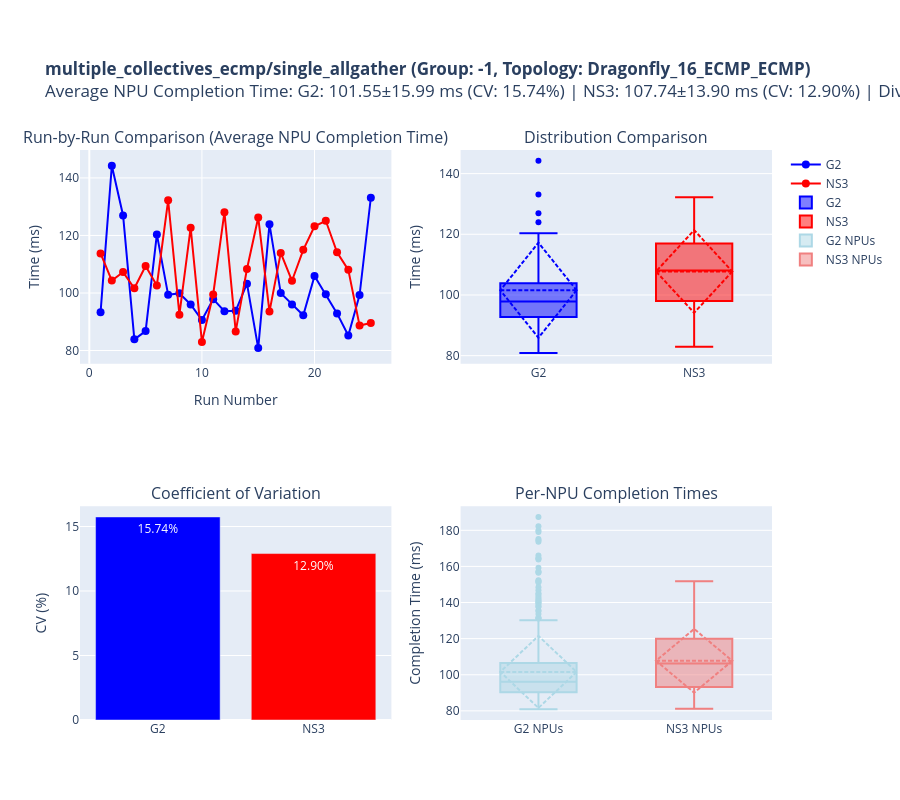
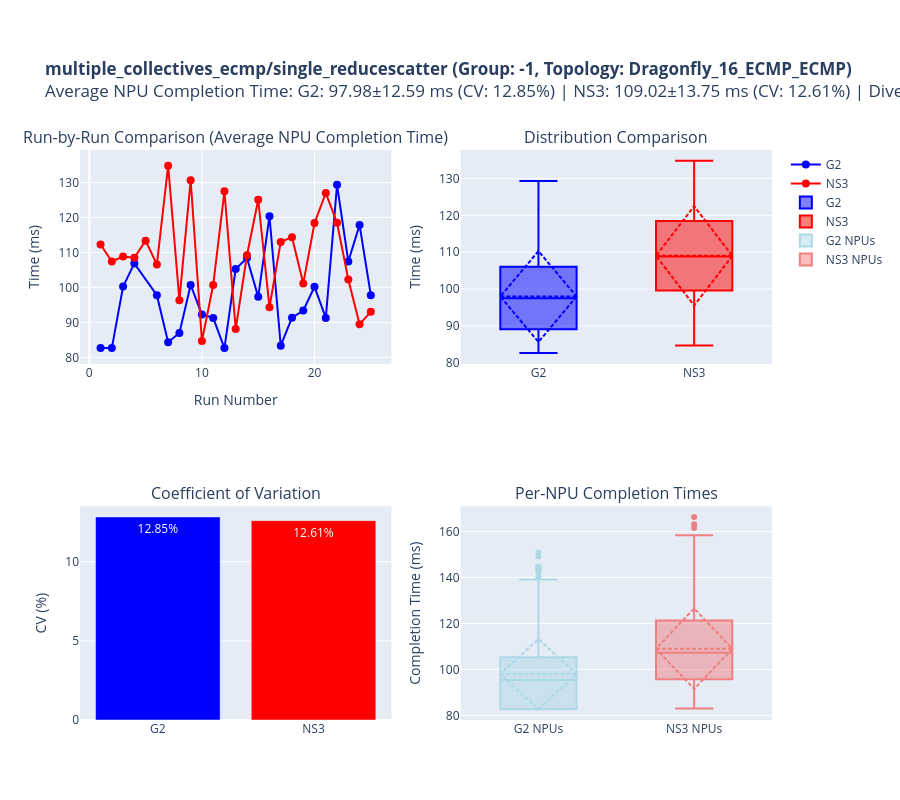
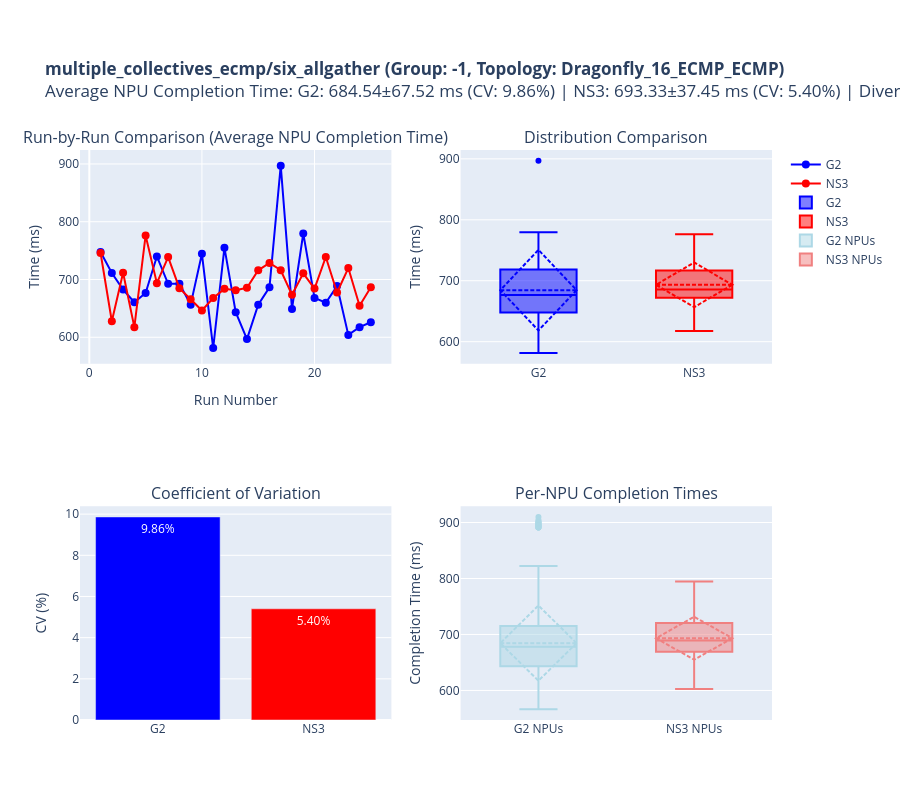
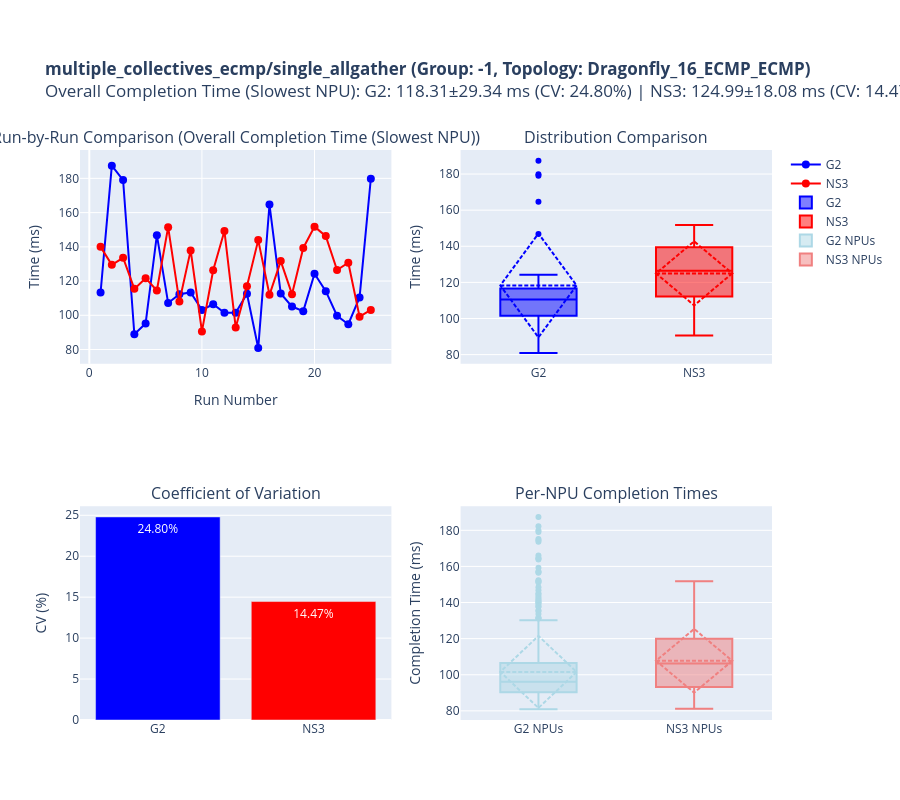

Write notebook code for charts like these, in order.
### Code cell
# --- Analysis and Plotting ---
if comparison_results:
    comp_df = pd.DataFrame(comparison_results)

    # Map for collective communication types
    comm_type_map = {
        "all_reduce": "ALL_REDUCE", "reduce": "REDUCE", "all_gather": "ALL_GATHER", "gather": "GATHER",
        "scatter": "SCATTER", "broadcast": "BROADCAST", "all_to_all": "ALL_TO_ALL", "reduce_scatter": "REDUCE_SCATTER",
        "reduce_scatter_block": "REDUCE_SCATTER_BLOCK", "barrier": "BARRIER"
    }
    comp_df['comm_type_str'] = comp_df['comm_type'].astype(str).map(comm_type_map).fillna(comp_df['comm_type'])

    print(f"\n{'='*80}")
    print(f"RANDOMNESS ANALYSIS: Effect of Multiple Runs on G2 vs NS3")
    print(f"{'='*80}\n")
    
    # --- Summary Statistics ---
    print(f"Total runs collected: {len(comp_df)}")
    print(f"Unique workloads: {comp_df['workload'].nunique()}")
    print(f"Simulation types: {comp_df['sim_type'].unique()}")
    print(f"Run numbers range: {comp_df['run_number'].min()} to {comp_df['run_number'].max()}")
    
    # Analyze both avg and max times
    metrics_to_analyze = [
        ('avg_time', 'Average NPU Completion Time'),
        ('max_time', 'Overall Completion Time (Slowest NPU)')
    ]
    
    for metric_col, metric_name in metrics_to_analyze:
        print(f"\n{'='*80}")
        print(f"ANALYSIS FOR: {metric_name}")
        print(f"{'='*80}")
        
        # Group by workload, group_id, topology, and sim_type to analyze multiple runs
        grouped_stats = []
        for group_keys, group_df in comp_df.groupby(['workload', 'group_id', 'topology', 'sim_type']):
            wl, gid, topo, sim = group_keys
            times = group_df[metric_col]
            
            grouped_stats.append({
                'Workload': wl,
                'Group ID': gid,
                'Topology': topo,
                'Sim Type': sim,
                'Num Runs': len(group_df),
                'Mean Time (ms)': times.mean() / 1_000_000,
                'Std Dev (ms)': times.std() / 1_000_000,
                'Min Time (ms)': times.min() / 1_000_000,
                'Max Time (ms)': times.max() / 1_000_000,
                'CV (%)': (times.std() / times.mean() * 100) if times.mean() > 0 else 0
            })
        
        stats_df = pd.DataFrame(grouped_stats)
        
        print(f"\n--- Coefficient of Variation (CV) Analysis for {metric_name} ---")
        print("CV shows relative variability: higher CV = more randomness\n")
        
        for sim_type in stats_df['Sim Type'].unique():
            sim_stats = stats_df[stats_df['Sim Type'] == sim_type]
            print(f"{sim_type}:")
            print(f"  Average CV: {sim_stats['CV (%)'].mean():.2f}%")
            print(f"  Max CV: {sim_stats['CV (%)'].max():.2f}%")
            print(f"  Min CV: {sim_stats['CV (%)'].min():.2f}%")
            print()

        # --- Create Randomness Comparison Plots ---
        unique_configs = comp_df.groupby(['workload', 'group_id', 'topology']).size().reset_index()[['workload', 'group_id', 'topology']]
        
        print(f"\n--- Generating Randomness Comparison Plots for {metric_name} ({len(unique_configs)} configurations) ---\n")
        
        for idx, config in unique_configs.head(10).iterrows():  # Plot first 10 configurations
            wl, gid, topo = config['workload'], config['group_id'], config['topology']
            
            config_df = comp_df[
                (comp_df['workload'] == wl) &
                (comp_df['group_id'] == gid) &
                (comp_df['topology'] == topo)
            ]
            
            g2_runs = config_df[config_df['sim_type'] == 'G2'].sort_values('run_number')
            ns3_runs = config_df[config_df['sim_type'] == 'NS3'].sort_values('run_number')
            
            if g2_runs.empty or ns3_runs.empty:
                continue
            
            # Create subplots
            fig = make_subplots(
                rows=2, cols=2,
                subplot_titles=(
                    f'Run-by-Run Comparison ({metric_name})',
                    f'Distribution Comparison',
                    'Coefficient of Variation',
                    'Per-NPU Completion Times'
                ),
                specs=[[{"secondary_y": False}, {"secondary_y": False}],
                       [{"secondary_y": False}, {"secondary_y": False}]]
            )
            
            # 1. Run-by-Run Line Plot
            fig.add_trace(go.Scatter(
                x=g2_runs['run_number'],
                y=g2_runs[metric_col] / 1_000_000,
                mode='lines+markers',
                name='G2',
                line=dict(color='blue', width=2),
                marker=dict(size=8)
            ), row=1, col=1)
            
            fig.add_trace(go.Scatter(
                x=ns3_runs['run_number'],
                y=ns3_runs[metric_col] / 1_000_000,
                mode='lines+markers',
                name='NS3',
                line=dict(color='red', width=2),
                marker=dict(size=8)
            ), row=1, col=1)
            
            # 2. Box Plot for Distribution
            fig.add_trace(go.Box(
                y=g2_runs[metric_col] / 1_000_000,
                name='G2',
                marker_color='blue',
                boxmean='sd'
            ), row=1, col=2)
            
            fig.add_trace(go.Box(
                y=ns3_runs[metric_col] / 1_000_000,
                name='NS3',
                marker_color='red',
                boxmean='sd'
            ), row=1, col=2)
            
            # 3. Coefficient of Variation Bar Chart
            g2_cv = (g2_runs[metric_col].std() / g2_runs[metric_col].mean() * 100) if g2_runs[metric_col].mean() > 0 else 0
            ns3_cv = (ns3_runs[metric_col].std() / ns3_runs[metric_col].mean() * 100) if ns3_runs[metric_col].mean() > 0 else 0
            
            fig.add_trace(go.Bar(
                x=['G2', 'NS3'],
                y=[g2_cv, ns3_cv],
                marker_color=['blue', 'red'],
                text=[f'{g2_cv:.2f}%', f'{ns3_cv:.2f}%'],
                textposition='auto',
                showlegend=False
            ), row=2, col=1)
            
            # 4. Per-NPU Completion Times (read timing files and get last time per NPU for all runs)
            all_g2_npu_completion = []
            all_ns3_npu_completion = []
            
            for _, g2_run in g2_runs.iterrows():
                timing_file = find_timing_file(g2_run['path'], 'G2')
                if timing_file:
                    try:
                        df_timing = pd.read_csv(timing_file)
                        df_timing = df_timing[df_timing['callback_tick'] > 100]
                        # Get last (max) time for each NPU
                        npu_completion = df_timing.groupby('sys_id')['callback_tick'].max().values / 1_000_000
                        all_g2_npu_completion.extend(npu_completion)
                    except:
                        pass
            
            for _, ns3_run in ns3_runs.iterrows():
                timing_file = find_timing_file(ns3_run['path'], 'NS3')
                if timing_file:
                    try:
                        df_timing = pd.read_csv(timing_file)
                        if 'node_name' in df_timing.columns:
                            df_timing = df_timing[df_timing['node_name'] != 'dummy_node']
                        df_timing = df_timing[df_timing['callback_tick'] > 100]
                        # Get last (max) time for each NPU
                        npu_completion = df_timing.groupby('sys_id')['callback_tick'].max().values / 1_000_000
                        all_ns3_npu_completion.extend(npu_completion)
                    except:
                        pass
            
            if all_g2_npu_completion:
                fig.add_trace(go.Box(
                    y=all_g2_npu_completion,
                    name='G2 NPUs',
                    marker_color='lightblue',
                    boxmean='sd'
                ), row=2, col=2)
            
            if all_ns3_npu_completion:
                fig.add_trace(go.Box(
                    y=all_ns3_npu_completion,
                    name='NS3 NPUs',
                    marker_color='lightcoral',
                    boxmean='sd'
                ), row=2, col=2)
            
            # Update axes labels
            fig.update_xaxes(title_text="Run Number", row=1, col=1)
            fig.update_yaxes(title_text="Time (ms)", row=1, col=1)
            fig.update_yaxes(title_text="Time (ms)", row=1, col=2)
            fig.update_yaxes(title_text="CV (%)", row=2, col=1)
            fig.update_yaxes(title_text="Completion Time (ms)", row=2, col=2)
            
            # Add statistics to title
            g2_mean = g2_runs[metric_col].mean() / 1_000_000
            ns3_mean = ns3_runs[metric_col].mean() / 1_000_000
            g2_std = g2_runs[metric_col].std() / 1_000_000
            ns3_std = ns3_runs[metric_col].std() / 1_000_000
            divergence = (ns3_mean - g2_mean) / g2_mean * 100
            
            title_text = (
                f"<b>{wl} (Group: {gid}, Topology: {topo})</b><br>"
                f"{metric_name}: G2: {g2_mean:.2f}±{g2_std:.2f} ms (CV: {g2_cv:.2f}%) | "
                f"NS3: {ns3_mean:.2f}±{ns3_std:.2f} ms (CV: {ns3_cv:.2f}%) | "
                f"Divergence: {divergence:+.1f}%"
            )
            
            fig.update_layout(
                title_text=title_text,
                height=800,
                margin=dict(t=150),
                showlegend=True
            )
            
            fig.show()
    
    print(f"\n{'='*80}")
    print("Analysis complete!")
    print(f"{'='*80}\n")

else:
    print("No comparison results to process.")

### Figure 1 — Plotly figure (JSON) as saved in the notebook; plotly's stock layout.template omitted (floating-point values rounded to 4 significant figures; data arrays with more than 128 entries replaced by an {"elided": "..."} marker saying what was removed)
{"data": [{"line": {"color": "blue", "width": 2}, "marker": {"size": 8}, "mode": "lines+markers", "name": "G2", "type": "scatter", "x": [1, 2, 3, 4, 5, 6, 7, 8, 9, 10, 11, 12, 13, 14, 15, 16, 17, 18, 19, 20, 21, 22, 23, 24, 25], "xaxis": "x", "y": [93.26, 144.3, 126.9, 83.88, 86.75, 120.4, 99.35, 99.92, 96.0, 90.58, 97.87, 93.65, 93.79, 103.2, 80.85, 123.9, 99.96, 96.01, 92.24, 105.9, 99.58, 92.9, 85.23, 99.29, 133.1], "yaxis": "y"}, {"line": {"color": "red", "width": 2}, "marker": {"size": 8}, "mode": "lines+markers", "name": "NS3", "type": "scatter", "x": [1, 2, 3, 4, 5, 6, 7, 8, 9, 10, 11, 12, 13, 14, 15, 16, 17, 18, 19, 20, 21, 22, 23, 24, 25], "xaxis": "x", "y": [113.7, 104.3, 107.3, 101.6, 109.4, 102.6, 132.2, 92.47, 122.7, 82.93, 99.48, 128.1, 86.65, 108.3, 126.3, 93.53, 113.9, 104.2, 115.0, 123.2, 125.1, 114.2, 108.0, 88.66, 89.55], "yaxis": "y"}, {"boxmean": "sd", "marker": {"color": "blue"}, "name": "G2", "type": "box", "xaxis": "x2", "y": [93.26, 144.3, 126.9, 83.88, 86.75, 120.4, 99.35, 99.92, 96.0, 90.58, 97.87, 93.65, 93.79, 103.2, 80.85, 123.9, 99.96, 96.01, 92.24, 105.9, 99.58, 92.9, 85.23, 99.29, 133.1], "yaxis": "y2"}, {"boxmean": "sd", "marker": {"color": "red"}, "name": "NS3", "type": "box", "xaxis": "x2", "y": [113.7, 104.3, 107.3, 101.6, 109.4, 102.6, 132.2, 92.47, 122.7, 82.93, 99.48, 128.1, 86.65, 108.3, 126.3, 93.53, 113.9, 104.2, 115.0, 123.2, 125.1, 114.2, 108.0, 88.66, 89.55], "yaxis": "y2"}, {"marker": {"color": ["blue", "red"]}, "showlegend": false, "text": ["15.74%", "12.90%"], "textposition": "auto", "type": "bar", "x": ["G2", "NS3"], "xaxis": "x3", "y": [15.74, 12.9], "yaxis": "y3"}, {"boxmean": "sd", "marker": {"color": "lightblue"}, "name": "G2 NPUs", "type": "box", "xaxis": "x4", "y": {"elided": "400 float values"}, "yaxis": "y4"}, {"boxmean": "sd", "marker": {"color": "lightcoral"}, "name": "NS3 NPUs", "type": "box", "xaxis": "x4", "y": {"elided": "400 float values"}, "yaxis": "y4"}], "layout": {"annotations": [{"font": {"size": 16}, "showarrow": false, "text": "Run-by-Run Comparison (Average NPU Completion Time)", "x": 0.225, "xanchor": "center", "xref": "paper", "y": 1, "yanchor": "bottom", "yref": "paper"}, {"font": {"size": 16}, "showarrow": false, "text": "Distribution Comparison", "x": 0.775, "xanchor": "center", "xref": "paper", "y": 1, "yanchor": "bottom", "yref": "paper"}, {"font": {"size": 16}, "showarrow": false, "text": "Coefficient of Variation", "x": 0.225, "xanchor": "center", "xref": "paper", "y": 0.375, "yanchor": "bottom", "yref": "paper"}, {"font": {"size": 16}, "showarrow": false, "text": "Per-NPU Completion Times", "x": 0.775, "xanchor": "center", "xref": "paper", "y": 0.375, "yanchor": "bottom", "yref": "paper"}], "height": 800, "margin": {"t": 150}, "showlegend": true, "title": {"text": "<b>multiple_collectives_ecmp/single_allgather (Group: -1, Topology: Dragonfly_16_ECMP_ECMP)</b><br>Average NPU Completion Time: G2: 101.55±15.99 ms (CV: 15.74%) | NS3: 107.74±13.90 ms (CV: 12.90%) | Divergence: +6.1%"}, "xaxis": {"anchor": "y", "domain": [0, 0.45], "title": {"text": "Run Number"}}, "xaxis2": {"anchor": "y2", "domain": [0.55, 1]}, "xaxis3": {"anchor": "y3", "domain": [0, 0.45]}, "xaxis4": {"anchor": "y4", "domain": [0.55, 1]}, "yaxis": {"anchor": "x", "domain": [0.625, 1], "title": {"text": "Time (ms)"}}, "yaxis2": {"anchor": "x2", "domain": [0.625, 1], "title": {"text": "Time (ms)"}}, "yaxis3": {"anchor": "x3", "domain": [0, 0.375], "title": {"text": "CV (%)"}}, "yaxis4": {"anchor": "x4", "domain": [0, 0.375], "title": {"text": "Completion Time (ms)"}}}}

### Figure 2 — Plotly figure (JSON) as saved in the notebook; plotly's stock layout.template omitted (floating-point values rounded to 4 significant figures; data arrays with more than 128 entries replaced by an {"elided": "..."} marker saying what was removed)
{"data": [{"line": {"color": "blue", "width": 2}, "marker": {"size": 8}, "mode": "lines+markers", "name": "G2", "type": "scatter", "x": [1, 2, 3, 4, 6, 7, 8, 9, 10, 11, 12, 13, 14, 15, 16, 17, 18, 19, 20, 21, 22, 23, 24, 25], "xaxis": "x", "y": [82.66, 82.66, 100.3, 106.9, 97.76, 84.32, 86.95, 100.7, 92.23, 91.28, 82.66, 105.3, 108.4, 97.3, 120.4, 83.33, 91.33, 93.4, 100.2, 91.28, 129.3, 107.4, 117.9, 97.75], "yaxis": "y"}, {"line": {"color": "red", "width": 2}, "marker": {"size": 8}, "mode": "lines+markers", "name": "NS3", "type": "scatter", "x": [1, 2, 3, 4, 5, 6, 7, 8, 9, 10, 11, 12, 13, 14, 15, 16, 17, 18, 19, 20, 21, 22, 23, 24, 25], "xaxis": "x", "y": [112.3, 107.4, 108.8, 108.5, 113.4, 106.6, 134.8, 96.35, 130.7, 84.7, 100.7, 127.5, 88.1, 109.2, 125.1, 94.34, 113.0, 114.4, 101.2, 118.4, 127.0, 118.5, 102.3, 89.49, 93.03], "yaxis": "y"}, {"boxmean": "sd", "marker": {"color": "blue"}, "name": "G2", "type": "box", "xaxis": "x2", "y": [82.66, 82.66, 100.3, 106.9, 97.76, 84.32, 86.95, 100.7, 92.23, 91.28, 82.66, 105.3, 108.4, 97.3, 120.4, 83.33, 91.33, 93.4, 100.2, 91.28, 129.3, 107.4, 117.9, 97.75], "yaxis": "y2"}, {"boxmean": "sd", "marker": {"color": "red"}, "name": "NS3", "type": "box", "xaxis": "x2", "y": [112.3, 107.4, 108.8, 108.5, 113.4, 106.6, 134.8, 96.35, 130.7, 84.7, 100.7, 127.5, 88.1, 109.2, 125.1, 94.34, 113.0, 114.4, 101.2, 118.4, 127.0, 118.5, 102.3, 89.49, 93.03], "yaxis": "y2"}, {"marker": {"color": ["blue", "red"]}, "showlegend": false, "text": ["12.85%", "12.61%"], "textposition": "auto", "type": "bar", "x": ["G2", "NS3"], "xaxis": "x3", "y": [12.85, 12.61], "yaxis": "y3"}, {"boxmean": "sd", "marker": {"color": "lightblue"}, "name": "G2 NPUs", "type": "box", "xaxis": "x4", "y": {"elided": "384 float values"}, "yaxis": "y4"}, {"boxmean": "sd", "marker": {"color": "lightcoral"}, "name": "NS3 NPUs", "type": "box", "xaxis": "x4", "y": {"elided": "400 float values"}, "yaxis": "y4"}], "layout": {"annotations": [{"font": {"size": 16}, "showarrow": false, "text": "Run-by-Run Comparison (Average NPU Completion Time)", "x": 0.225, "xanchor": "center", "xref": "paper", "y": 1, "yanchor": "bottom", "yref": "paper"}, {"font": {"size": 16}, "showarrow": false, "text": "Distribution Comparison", "x": 0.775, "xanchor": "center", "xref": "paper", "y": 1, "yanchor": "bottom", "yref": "paper"}, {"font": {"size": 16}, "showarrow": false, "text": "Coefficient of Variation", "x": 0.225, "xanchor": "center", "xref": "paper", "y": 0.375, "yanchor": "bottom", "yref": "paper"}, {"font": {"size": 16}, "showarrow": false, "text": "Per-NPU Completion Times", "x": 0.775, "xanchor": "center", "xref": "paper", "y": 0.375, "yanchor": "bottom", "yref": "paper"}], "height": 800, "margin": {"t": 150}, "showlegend": true, "title": {"text": "<b>multiple_collectives_ecmp/single_reducescatter (Group: -1, Topology: Dragonfly_16_ECMP_ECMP)</b><br>Average NPU Completion Time: G2: 97.98±12.59 ms (CV: 12.85%) | NS3: 109.02±13.75 ms (CV: 12.61%) | Divergence: +11.3%"}, "xaxis": {"anchor": "y", "domain": [0, 0.45], "title": {"text": "Run Number"}}, "xaxis2": {"anchor": "y2", "domain": [0.55, 1]}, "xaxis3": {"anchor": "y3", "domain": [0, 0.45]}, "xaxis4": {"anchor": "y4", "domain": [0.55, 1]}, "yaxis": {"anchor": "x", "domain": [0.625, 1], "title": {"text": "Time (ms)"}}, "yaxis2": {"anchor": "x2", "domain": [0.625, 1], "title": {"text": "Time (ms)"}}, "yaxis3": {"anchor": "x3", "domain": [0, 0.375], "title": {"text": "CV (%)"}}, "yaxis4": {"anchor": "x4", "domain": [0, 0.375], "title": {"text": "Completion Time (ms)"}}}}

### Figure 3 — Plotly figure (JSON) as saved in the notebook; plotly's stock layout.template omitted (floating-point values rounded to 4 significant figures; data arrays with more than 128 entries replaced by an {"elided": "..."} marker saying what was removed)
{"data": [{"line": {"color": "blue", "width": 2}, "marker": {"size": 8}, "mode": "lines+markers", "name": "G2", "type": "scatter", "x": [1, 2, 3, 4, 5, 6, 7, 8, 9, 10, 11, 12, 13, 14, 15, 16, 17, 18, 19, 20, 21, 22, 23, 24, 25], "xaxis": "x", "y": [747.4, 711.3, 682.5, 660.6, 676.6, 739.8, 692.5, 692.6, 656.5, 744.4, 581.3, 755.1, 643.3, 596.9, 656.4, 686.4, 897.0, 649.1, 779.6, 668.2, 659.7, 688.6, 604.0, 617.5, 625.9], "yaxis": "y"}, {"line": {"color": "red", "width": 2}, "marker": {"size": 8}, "mode": "lines+markers", "name": "NS3", "type": "scatter", "x": [1, 2, 3, 4, 5, 6, 7, 8, 9, 10, 11, 12, 13, 14, 15, 16, 17, 18, 19, 20, 21, 22, 23, 24, 25], "xaxis": "x", "y": [745.9, 627.8, 711.5, 617.5, 776.2, 693.7, 738.8, 685.0, 665.7, 646.4, 667.9, 683.8, 681.3, 685.5, 715.9, 728.5, 716.0, 673.5, 710.7, 684.3, 738.9, 677.6, 719.8, 654.7, 686.4], "yaxis": "y"}, {"boxmean": "sd", "marker": {"color": "blue"}, "name": "G2", "type": "box", "xaxis": "x2", "y": [747.4, 711.3, 682.5, 660.6, 676.6, 739.8, 692.5, 692.6, 656.5, 744.4, 581.3, 755.1, 643.3, 596.9, 656.4, 686.4, 897.0, 649.1, 779.6, 668.2, 659.7, 688.6, 604.0, 617.5, 625.9], "yaxis": "y2"}, {"boxmean": "sd", "marker": {"color": "red"}, "name": "NS3", "type": "box", "xaxis": "x2", "y": [745.9, 627.8, 711.5, 617.5, 776.2, 693.7, 738.8, 685.0, 665.7, 646.4, 667.9, 683.8, 681.3, 685.5, 715.9, 728.5, 716.0, 673.5, 710.7, 684.3, 738.9, 677.6, 719.8, 654.7, 686.4], "yaxis": "y2"}, {"marker": {"color": ["blue", "red"]}, "showlegend": false, "text": ["9.86%", "5.40%"], "textposition": "auto", "type": "bar", "x": ["G2", "NS3"], "xaxis": "x3", "y": [9.864, 5.401], "yaxis": "y3"}, {"boxmean": "sd", "marker": {"color": "lightblue"}, "name": "G2 NPUs", "type": "box", "xaxis": "x4", "y": {"elided": "400 float values"}, "yaxis": "y4"}, {"boxmean": "sd", "marker": {"color": "lightcoral"}, "name": "NS3 NPUs", "type": "box", "xaxis": "x4", "y": {"elided": "400 float values"}, "yaxis": "y4"}], "layout": {"annotations": [{"font": {"size": 16}, "showarrow": false, "text": "Run-by-Run Comparison (Average NPU Completion Time)", "x": 0.225, "xanchor": "center", "xref": "paper", "y": 1, "yanchor": "bottom", "yref": "paper"}, {"font": {"size": 16}, "showarrow": false, "text": "Distribution Comparison", "x": 0.775, "xanchor": "center", "xref": "paper", "y": 1, "yanchor": "bottom", "yref": "paper"}, {"font": {"size": 16}, "showarrow": false, "text": "Coefficient of Variation", "x": 0.225, "xanchor": "center", "xref": "paper", "y": 0.375, "yanchor": "bottom", "yref": "paper"}, {"font": {"size": 16}, "showarrow": false, "text": "Per-NPU Completion Times", "x": 0.775, "xanchor": "center", "xref": "paper", "y": 0.375, "yanchor": "bottom", "yref": "paper"}], "height": 800, "margin": {"t": 150}, "showlegend": true, "title": {"text": "<b>multiple_collectives_ecmp/six_allgather (Group: -1, Topology: Dragonfly_16_ECMP_ECMP)</b><br>Average NPU Completion Time: G2: 684.54±67.52 ms (CV: 9.86%) | NS3: 693.33±37.45 ms (CV: 5.40%) | Divergence: +1.3%"}, "xaxis": {"anchor": "y", "domain": [0, 0.45], "title": {"text": "Run Number"}}, "xaxis2": {"anchor": "y2", "domain": [0.55, 1]}, "xaxis3": {"anchor": "y3", "domain": [0, 0.45]}, "xaxis4": {"anchor": "y4", "domain": [0.55, 1]}, "yaxis": {"anchor": "x", "domain": [0.625, 1], "title": {"text": "Time (ms)"}}, "yaxis2": {"anchor": "x2", "domain": [0.625, 1], "title": {"text": "Time (ms)"}}, "yaxis3": {"anchor": "x3", "domain": [0, 0.375], "title": {"text": "CV (%)"}}, "yaxis4": {"anchor": "x4", "domain": [0, 0.375], "title": {"text": "Completion Time (ms)"}}}}

### Figure 4 — Plotly figure (JSON) as saved in the notebook; plotly's stock layout.template omitted (floating-point values rounded to 4 significant figures; data arrays with more than 128 entries replaced by an {"elided": "..."} marker saying what was removed)
{"data": [{"line": {"color": "blue", "width": 2}, "marker": {"size": 8}, "mode": "lines+markers", "name": "G2", "type": "scatter", "x": [1, 2, 3, 4, 5, 6, 7, 8, 9, 10, 11, 12, 13, 14, 15, 16, 17, 18, 19, 20, 21, 22, 23, 24, 25], "xaxis": "x", "y": [113.3, 187.4, 179.0, 88.94, 95.23, 146.8, 107.2, 112.3, 113.4, 103.1, 106.5, 101.5, 101.5, 112.6, 80.85, 164.7, 112.7, 105.1, 102.4, 124.3, 114.1, 99.72, 94.78, 110.5, 179.8], "yaxis": "y"}, {"line": {"color": "red", "width": 2}, "marker": {"size": 8}, "mode": "lines+markers", "name": "NS3", "type": "scatter", "x": [1, 2, 3, 4, 5, 6, 7, 8, 9, 10, 11, 12, 13, 14, 15, 16, 17, 18, 19, 20, 21, 22, 23, 24, 25], "xaxis": "x", "y": [140.0, 129.5, 133.6, 115.4, 121.7, 114.5, 151.5, 108.0, 137.9, 90.56, 126.3, 149.2, 92.88, 116.9, 143.9, 112.0, 131.7, 112.3, 139.3, 151.8, 146.3, 126.4, 130.7, 99.18, 103.1], "yaxis": "y"}, {"boxmean": "sd", "marker": {"color": "blue"}, "name": "G2", "type": "box", "xaxis": "x2", "y": [113.3, 187.4, 179.0, 88.94, 95.23, 146.8, 107.2, 112.3, 113.4, 103.1, 106.5, 101.5, 101.5, 112.6, 80.85, 164.7, 112.7, 105.1, 102.4, 124.3, 114.1, 99.72, 94.78, 110.5, 179.8], "yaxis": "y2"}, {"boxmean": "sd", "marker": {"color": "red"}, "name": "NS3", "type": "box", "xaxis": "x2", "y": [140.0, 129.5, 133.6, 115.4, 121.7, 114.5, 151.5, 108.0, 137.9, 90.56, 126.3, 149.2, 92.88, 116.9, 143.9, 112.0, 131.7, 112.3, 139.3, 151.8, 146.3, 126.4, 130.7, 99.18, 103.1], "yaxis": "y2"}, {"marker": {"color": ["blue", "red"]}, "showlegend": false, "text": ["24.80%", "14.47%"], "textposition": "auto", "type": "bar", "x": ["G2", "NS3"], "xaxis": "x3", "y": [24.8, 14.47], "yaxis": "y3"}, {"boxmean": "sd", "marker": {"color": "lightblue"}, "name": "G2 NPUs", "type": "box", "xaxis": "x4", "y": {"elided": "400 float values"}, "yaxis": "y4"}, {"boxmean": "sd", "marker": {"color": "lightcoral"}, "name": "NS3 NPUs", "type": "box", "xaxis": "x4", "y": {"elided": "400 float values"}, "yaxis": "y4"}], "layout": {"annotations": [{"font": {"size": 16}, "showarrow": false, "text": "Run-by-Run Comparison (Overall Completion Time (Slowest NPU))", "x": 0.225, "xanchor": "center", "xref": "paper", "y": 1, "yanchor": "bottom", "yref": "paper"}, {"font": {"size": 16}, "showarrow": false, "text": "Distribution Comparison", "x": 0.775, "xanchor": "center", "xref": "paper", "y": 1, "yanchor": "bottom", "yref": "paper"}, {"font": {"size": 16}, "showarrow": false, "text": "Coefficient of Variation", "x": 0.225, "xanchor": "center", "xref": "paper", "y": 0.375, "yanchor": "bottom", "yref": "paper"}, {"font": {"size": 16}, "showarrow": false, "text": "Per-NPU Completion Times", "x": 0.775, "xanchor": "center", "xref": "paper", "y": 0.375, "yanchor": "bottom", "yref": "paper"}], "height": 800, "margin": {"t": 150}, "showlegend": true, "title": {"text": "<b>multiple_collectives_ecmp/single_allgather (Group: -1, Topology: Dragonfly_16_ECMP_ECMP)</b><br>Overall Completion Time (Slowest NPU): G2: 118.31±29.34 ms (CV: 24.80%) | NS3: 124.99±18.08 ms (CV: 14.47%) | Divergence: +5.6%"}, "xaxis": {"anchor": "y", "domain": [0, 0.45], "title": {"text": "Run Number"}}, "xaxis2": {"anchor": "y2", "domain": [0.55, 1]}, "xaxis3": {"anchor": "y3", "domain": [0, 0.45]}, "xaxis4": {"anchor": "y4", "domain": [0.55, 1]}, "yaxis": {"anchor": "x", "domain": [0.625, 1], "title": {"text": "Time (ms)"}}, "yaxis2": {"anchor": "x2", "domain": [0.625, 1], "title": {"text": "Time (ms)"}}, "yaxis3": {"anchor": "x3", "domain": [0, 0.375], "title": {"text": "CV (%)"}}, "yaxis4": {"anchor": "x4", "domain": [0, 0.375], "title": {"text": "Completion Time (ms)"}}}}
